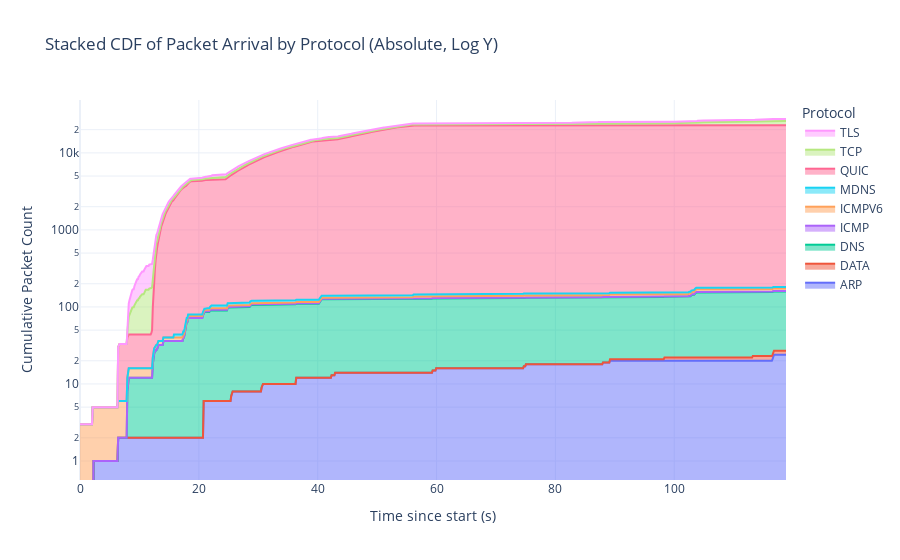

This figure's notebook cell:
### Code cell
import plotly.graph_objects as go
import numpy as np

def plotly_stacked_protocol_cdf_absolute_log(packets_by_protocol: dict, bins=1000):
    """
    Plot a stacked CDF area chart of packet arrival time contributions by protocol using Plotly,
    with absolute counts and log y-axis.
    """
    all_times = []
    for pkt_list in packets_by_protocol.values():
        all_times.extend(pkt.time for pkt in pkt_list)
    if not all_times:
        raise ValueError("No packets found in input data.")

    start = min(all_times)
    end = max(all_times)
    bin_edges = np.linspace(start, end, bins + 1)

    protocol_counts = {}
    for proto, pkts in packets_by_protocol.items():
        pkt_times = np.array([pkt.time for pkt in pkts])
        counts, _ = np.histogram(pkt_times, bins=bin_edges)
        protocol_counts[proto] = counts

    protocols = sorted(protocol_counts.keys())
    stacked_counts = np.vstack([protocol_counts[p] for p in protocols])
    cumulative = np.cumsum(stacked_counts, axis=1)

    x = bin_edges[:-1] - bin_edges[0]

    fig = go.Figure()
    for i, proto in enumerate(protocols):
        y = cumulative[i]
        fig.add_trace(go.Scatter(
            x=x,
            y=y,
            mode='lines',
            stackgroup='one',
            name=proto
        ))

    fig.update_layout(
        title="Stacked CDF of Packet Arrival by Protocol (Absolute, Log Y)",
        xaxis_title="Time since start (s)",
        yaxis_title="Cumulative Packet Count",
        legend_title="Protocol",
        template="plotly_white",
        yaxis_type="log"
    )
    fig.show()

plotly_stacked_protocol_cdf_absolute_log(packetlist_by_protocol, bins=1000)

### Figure 1 — Plotly figure (JSON) as saved in the notebook; plotly's stock layout.template omitted (floating-point values rounded to 4 significant figures; data arrays with more than 128 entries replaced by an {"elided": "..."} marker saying what was removed)
{"data": [{"mode": "lines", "name": "ARP", "stackgroup": "one", "type": "scatter", "x": {"elided": "1000 float values"}, "y": {"elided": "1000 int values"}}, {"mode": "lines", "name": "DATA", "stackgroup": "one", "type": "scatter", "x": {"elided": "1000 float values"}, "y": {"elided": "1000 int values"}}, {"mode": "lines", "name": "DNS", "stackgroup": "one", "type": "scatter", "x": {"elided": "1000 float values"}, "y": {"elided": "1000 int values"}}, {"mode": "lines", "name": "ICMP", "stackgroup": "one", "type": "scatter", "x": {"elided": "1000 float values"}, "y": {"elided": "1000 int values"}}, {"mode": "lines", "name": "ICMPV6", "stackgroup": "one", "type": "scatter", "x": {"elided": "1000 float values"}, "y": {"elided": "1000 int values"}}, {"mode": "lines", "name": "MDNS", "stackgroup": "one", "type": "scatter", "x": {"elided": "1000 float values"}, "y": {"elided": "1000 int values"}}, {"mode": "lines", "name": "QUIC", "stackgroup": "one", "type": "scatter", "x": {"elided": "1000 float values"}, "y": {"elided": "1000 int values"}}, {"mode": "lines", "name": "TCP", "stackgroup": "one", "type": "scatter", "x": {"elided": "1000 float values"}, "y": {"elided": "1000 int values"}}, {"mode": "lines", "name": "TLS", "stackgroup": "one", "type": "scatter", "x": {"elided": "1000 float values"}, "y": {"elided": "1000 int values"}}], "layout": {"legend": {"title": {"text": "Protocol"}}, "title": {"text": "Stacked CDF of Packet Arrival by Protocol (Absolute, Log Y)"}, "xaxis": {"title": {"text": "Time since start (s)"}}, "yaxis": {"title": {"text": "Cumulative Packet Count"}, "type": "log"}}}
